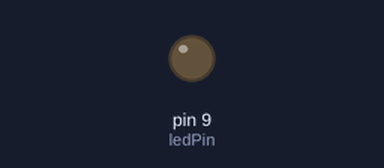
The sketch below on a simulated Arduino Uno, built with avr-gcc and run on an emulated ATmega328P. Parts: output pins drawn as LEDs (lit = HIGH).

Above: at 1.5 s.
At 3.9 s:
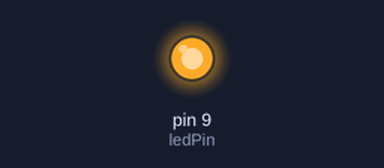
Timing chart, 0 to 6.8 s (numbered marks = the images above):
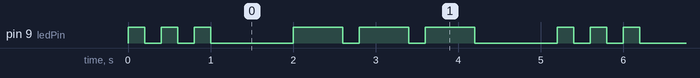

The sketch:

SOSLED.ino
```cpp
const int ledPin = 9;
const int shortBlinkDuration = 200;
const int longBlinkDuration = 600;
const int pauseDuration = 800;

void setup() {
  // Initialize the LED pin as an output
  pinMode(ledPin, OUTPUT);
}

void loop() {
  // Blink "S" (3 short blinks)
  for (int i = 0; i < 3; i++) {
    blinkShort();
  }
  delay(pauseDuration);

  // Blink "O" (3 long blinks)
  for (int i = 0; i < 3; i++) {
    blinkLong();
  }
  delay(pauseDuration); //for some reason i couldnt add another S loop as when it would run it would run SSO so i just stuck with SO and it works solid

}

void blinkShort() { //functions to blink the LED make it neater
  digitalWrite(ledPin, HIGH);
  delay(shortBlinkDuration);
  digitalWrite(ledPin, LOW);
  delay(shortBlinkDuration);
}

void blinkLong() {
  digitalWrite(ledPin, HIGH);
  delay(longBlinkDuration);
  digitalWrite(ledPin, LOW);
  delay(shortBlinkDuration);
}
```

Measured:
- by itself, pin 9 (ledPin): repeats every 5.2 s: 2 × (LOW 0.20 s, HIGH 0.20 s), LOW 1.0 s, 2 × (HIGH 0.60 s, LOW 0.20 s), HIGH 0.60 s, LOW 1.0 s, HIGH 0.20 s
- by itself, everything shown: repeats every 5.2 s, in 12 steps
